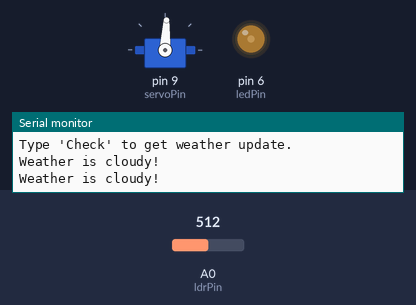
This sketch was run on a simulated Arduino Uno, built with avr-gcc and run on an emulated ATmega328P. Shown: servo, output pins drawn as LEDs (lit = HIGH), the last lines printed to the serial monitor. The test bench sets the inputs (shaded band); at power-on: A0 (ldrPin) = 512.

Above: at 1.8 s.
1.9 s: A0 (ldrPin) set to 417
At 2.8 s:
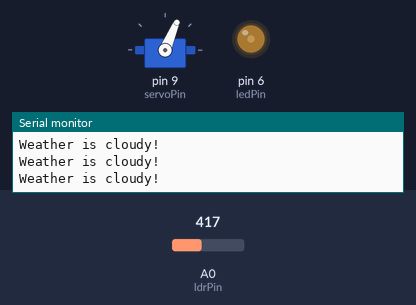
3.5 s: A0 (ldrPin) set to 390
At 4.3 s:
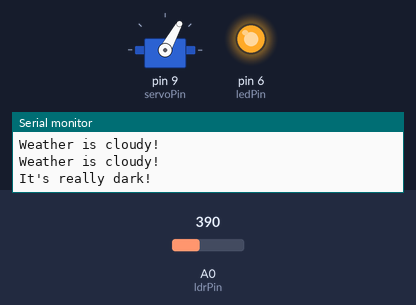
5.5 s: A0 (ldrPin) set to 710
At 7.1 s:
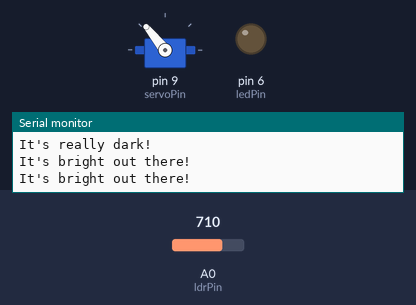
7.5 s: A0 (ldrPin) set to 692
At 8.7 s:
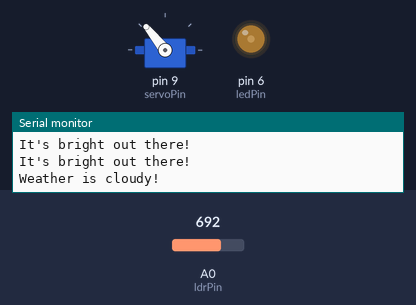
9.5 s: A0 (ldrPin) set to 900
At 11.2 s:
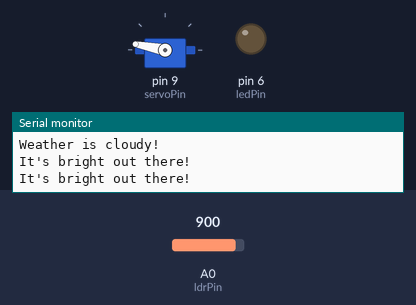
11.5 s: A0 (ldrPin) set to 511
At 12.9 s:
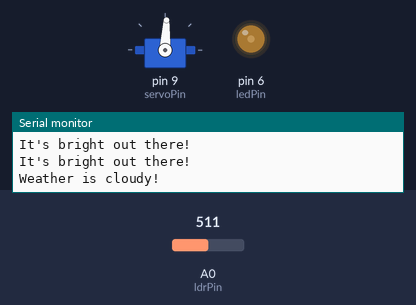
Timing chart, 0 to 14.5 s (numbered marks = the images above; inputs shaded):
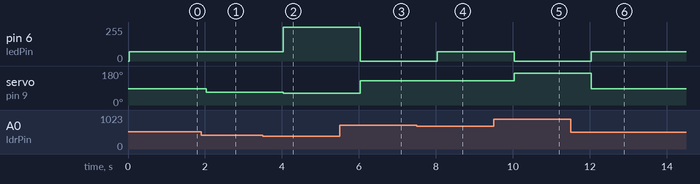

The sketch:

WeatherMonitor.ino
```cpp
#include <Servo.h>

int servoPin=9;
int ledPin=6;
int ldrPin=A0;
int ldrVal;
int dt=1000;
Servo myServo;
String msg1="It's bright out there!";
String msg2="Weather is cloudy!";
String msg3="It's really dark!";
int oldServoAngle=0;

void setup() {
  pinMode(ldrPin,INPUT);
  pinMode(ledPin,OUTPUT);
  myServo.attach(servoPin);
  Serial.begin(9600);
  Serial.println("Weather Monitor Is Ready To Use!");
  Serial.println("Type 'Check' to get weather update.");
}

void loop() {
ldrVal=analogRead(ldrPin);
ldrVal=constrain(ldrVal, 100, 950);
int servoAngle=map(ldrVal,100,950,0,180);
//float slope=(180.0-0.0)/(950.0-100.0);
//int servoAngle=0+(slope*(ldrVal-100));

if (abs(servoAngle-oldServoAngle)>5){
  myServo.write(servoAngle);
  oldServoAngle=servoAngle;
}

if(ldrVal>=700){
  Serial.println(msg1);
  analogWrite(ledPin,0);
}
else if(ldrVal>400 && ldrVal<700){
  Serial.println(msg2);
  analogWrite(ledPin,70);
}
else{
  Serial.println(msg3);
  analogWrite(ledPin,255);
}
//Serial.println(ldrVal);
delay(dt);
}
```

Measured:
- the behaviour switches between 401 and 400 on A0 (ldrPin) (found by bisection; images 1 and 2)
- the behaviour switches between 700 and 699 on A0 (ldrPin) (found by bisection; images 3 and 4)
- after the input at 1.9 s, servo on pin 9 (servoPin): 87° → 67° after 0.13 s
- after the input at 3.5 s, pin 6 (ledPin): 70/255 → 255/255 after 0.53 s; servo on pin 9 (servoPin): 67° → 61° after 0.53 s
- after the input at 5.5 s, pin 6 (ledPin): 255/255 → 0/255 after 0.53 s; servo on pin 9 (servoPin): 61° → 129° after 0.53 s
- after the input at 7.5 s, pin 6 (ledPin): 0/255 → 70/255 after 0.53 s
- after the input at 9.5 s, pin 6 (ledPin): 70/255 → 0/255 after 0.53 s; servo on pin 9 (servoPin): 129° → 169° after 0.53 s
- after the input at 11.5 s, pin 6 (ledPin): 0/255 → 70/255 after 0.53 s; servo on pin 9 (servoPin): 169° → 87° after 0.53 s
